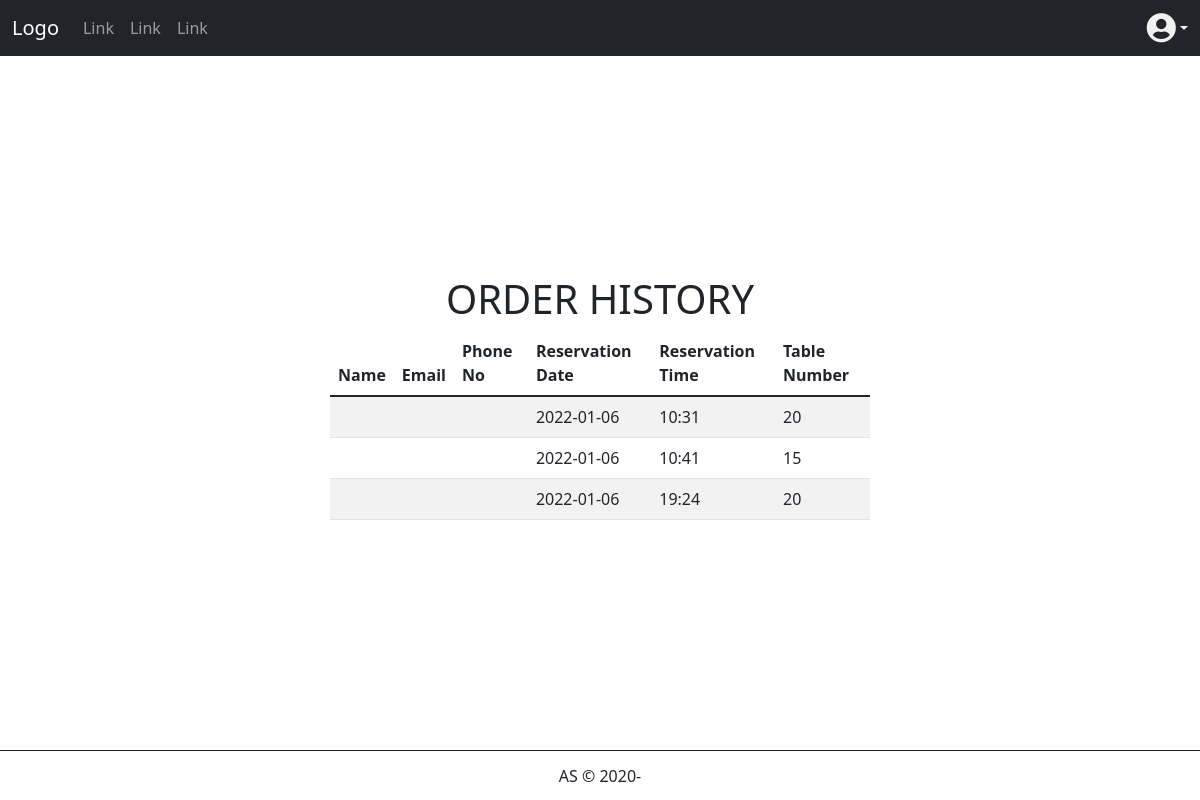
Page /pages/reservation-history.php (signed in) on the earlier database version.
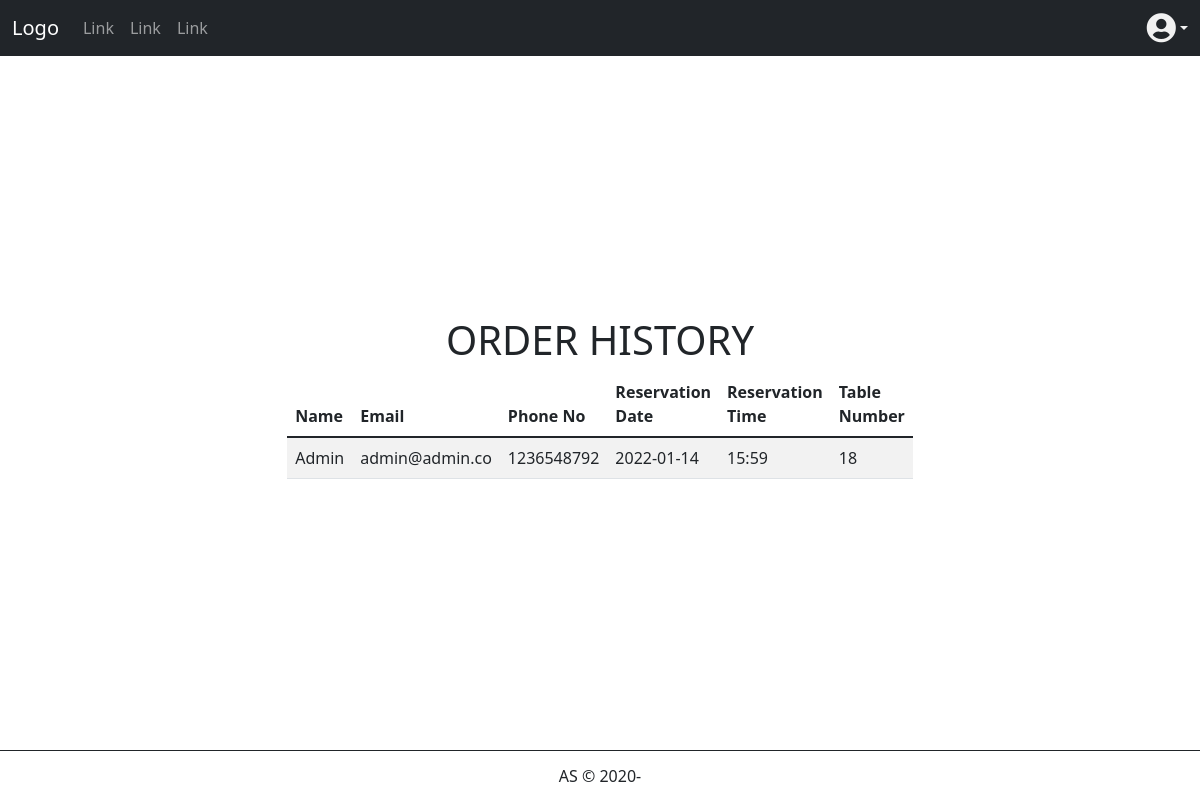
Same page on the later database version.
### tables this page shows
CREATE TABLE "reservations" (
	"id"	INTEGER NOT NULL PRIMARY KEY AUTOINCREMENT,
	"res_time"	TEXT,
	"date"	TEXT NOT NULL,
	"time"	TEXT NOT NULL,
	"table_num"	INTEGER,
	"uid"	INTEGER,
	"name"	TEXT,
	"email"	TEXT,
	"phno"	TEXT
);

### data.php (called while the page is built, shortened)
<?php
   class DataDB extends SQLite3 {
        function getUserReservations($uid) {
            $ret = $this->query("SELECT * FROM reservations WHERE uid = {$uid}");
            return $ret;
        }
    }
?>

### pages/reservation-history.php (the view, shortened to what this page needs)
<!DOCTYPE html>
<html lang="en">
<head>
    <link rel="stylesheet" href="../styles.css">
    <link href="https://cdn.jsdelivr.net/npm/bootstrap@5.1.3/dist/css/bootstrap.min.css" rel="stylesheet">
    <link rel="stylesheet" href="https://use.fontawesome.com/releases/v5.15.4/css/all.css">
</head>
<body>
    <?php
        include "../data.php";
        $uid = $_SESSION['uid'];
        $db = new DataDB("../data.db");
    ?>
    <header class="Header">
        <nav class="navbar navbar-expand-sm navbar-dark bg-dark">
            <div class="container-fluid">
              <a class="navbar-brand" href="javascript:void(0)">Logo</a>
              <div class="collapse navbar-collapse" id="mynavbar">
                <ul class="navbar-nav me-auto">
                  <li class="nav-item">
                    <a class="nav-link" href="javascript:void(0)">Link</a>
                  </li>
                  <li class="nav-item">
                    <a class="nav-link" href="javascript:void(0)">Link</a>
                  </li>
                  <li class="nav-item">
                    <a class="nav-link" href="javascript:void(0)">Link</a>
                  </li>
                </ul>
                <a class="Drop-Down d-flex dropdown-toggle" href="#" style="text-decoration: none; color: #f1f1f1;" data-bs-toggle="dropdown">
                    <i class="fas fa-user-circle" style="font-size: 30px;"></i>
                </a>
              </div>
            </div>
          </nav>
    </header>
    <main class="Confirm-Order">
        <div class="Order-Section">
            <h1 >ORDER HISTORY</h1>
            <table class="table table-striped">
                <thead>
                  <tr>
                    <th>Name</th>
                    <th>Email</th>
                    <th>Phone No</th>
                    <th>Reservation Date</th>
                    <th>Reservation Time</th>
                    <th>Table Number</th>
                  </tr>
                </thead>
                <tbody>
                    <?php
                        $res = $db->getUserReservations($uid);
                        while ($row = $res->fetchArray(SQLITE3_ASSOC)) {
                    ?>
                    <tr>
                        <td><?php echo $row['name'] ?></td>
                        <td><?php echo $row['email'] ?></td>
                        <td><?php echo $row['phno'] ?></td>
                        <td><?php echo $row['date'] ?></td>
                        <td><?php echo $row['time'] ?></td>
                        <td><?php echo $row['table_num'] ?></td>
                    </tr>
                    <?php
                        }
                    ?>
                </tbody>
            </table>
        </div>
    </main>
    <footer class="Footer">AS &copy 2020-<div id="year"></div></footer>
</body>
</html>

### styles.css (style rules this page uses)
body, html { left: 0; top: 0; padding: 0; margin: 0; width: 100vw; height: 100vh; overflow-x: hidden; display: flex; align-items: center; justify-content: space-between; flex-direction: column; }
.Header { width: 100%; height: 60px; z-index: 10px; }
.Header nav { width: 100%; }
.Drop-Down { display: flex; align-items: center; justify-content: flex-end; }
.Footer { display: flex; width: 100%; height: 50px; min-height: 40px; border-top-style: solid; border-top-width: 1px; align-items: center; justify-content: center; }
.Confirm-Order { width: 100%; display: flex; align-items: center; justify-content: center; }
.Order-Section { width: 45%; display: flex; justify-content: center; align-items: center; flex-direction: column; }

Differences in the rows shown:
removed reservations: date "2022-01-06", time "10:31", table_num "20"
removed reservations: date "2022-01-06", time "10:41", table_num "15"
removed reservations: date "2022-01-06", time "19:24", table_num "20"
added reservations: name "Admin", email "admin@admin.co", phno "1236548792", date "2022-01-14", time "15:59", table_num "18"
